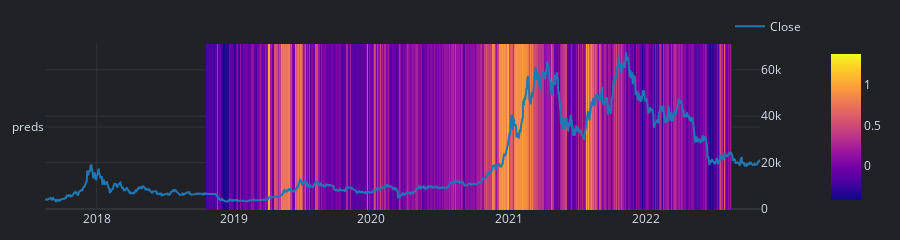

The notebook cell this image was saved under:
### Code cell
data.close.vbt.overlay_with_heatmap(test_preds).show()

### Figure 1 — Plotly figure (JSON) as saved in the notebook; plotly's stock layout.template omitted (floating-point values rounded to 4 significant figures; data arrays with more than 128 entries replaced by an {"elided": "..."} marker saying what was removed)
{"data": [{"colorscale": [[0, "#0d0887"], [0.1111, "#46039f"], [0.2222, "#7201a8"], [0.3333, "#9c179e"], [0.4444, "#bd3786"], [0.5556, "#d8576b"], [0.6667, "#ed7953"], [0.7778, "#fb9f3a"], [0.8889, "#fdca26"], [1, "#f0f921"]], "hoverongaps": false, "type": "heatmap", "uid": "01c8409b-220f-44be-8866-63bb7a283ae1", "x": {"elided": "1902 str values"}, "y": ["preds"], "z": {"elided": "1x1902 float values"}}, {"line": {"color": "#1f77b4"}, "mode": "lines", "name": "Close", "showlegend": true, "type": "scatter", "uid": "b0492bff-4e6b-4ed5-b326-bed44057cdee", "x": {"elided": "1902 str values"}, "xaxis": "x", "y": {"elided": "1902 float values"}, "yaxis": "y2"}], "layout": {"height": 200, "legend": {"orientation": "h", "traceorder": "normal", "x": 1, "xanchor": "right", "y": 1.02, "yanchor": "bottom"}, "margin": {"b": 30, "l": 30, "r": 30, "t": 30}, "width": 900, "xaxis": {"anchor": "y", "domain": [0, 0.94]}, "yaxis": {"anchor": "x", "domain": [0, 1], "type": "category"}, "yaxis2": {"anchor": "x", "overlaying": "y", "side": "right"}}}
